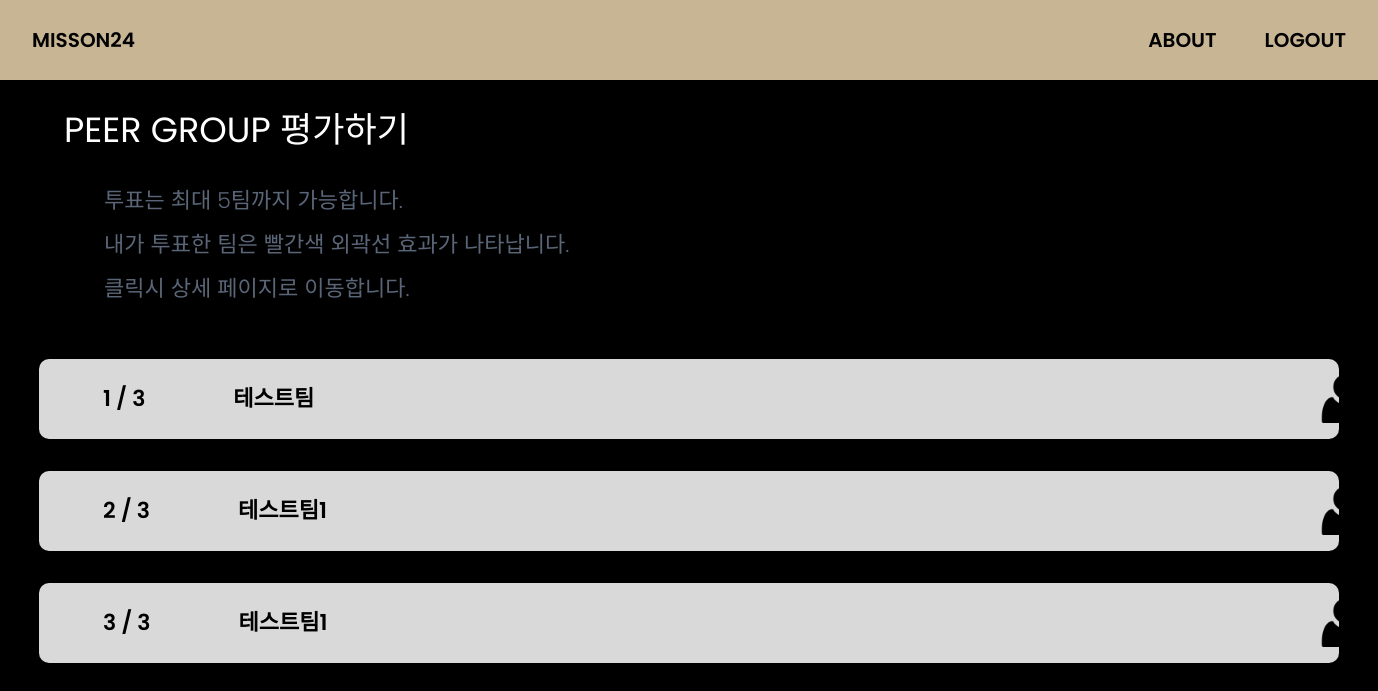
The page /assess/ on the database as committed earlier.
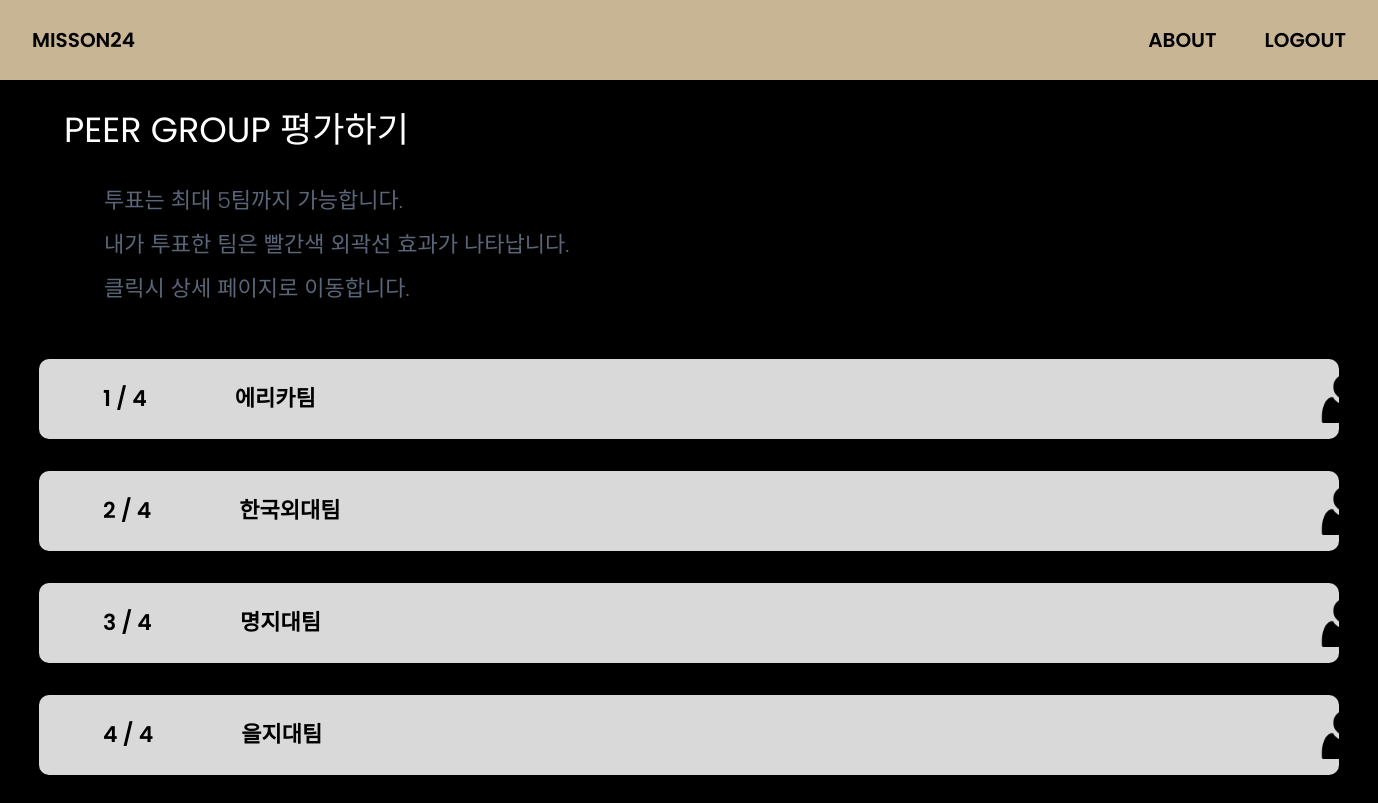
The same page on the database as committed later.
### users/models.py (models this page shows, shortened)
class PostResult(models.Model):
    user_id = models.ForeignKey(settings.AUTH_USER_MODEL, on_delete=models.SET_NULL, null=True, verbose_name='아이디')
    team_name = models.CharField(max_length=17, verbose_name="팀명", blank=True, null=True)
    team_members = models.CharField(max_length=30, verbose_name="팀원", blank=True, null=True)
    intro_text = models.CharField(max_length=100, verbose_name="한줄소개", blank=True, null=True)
    image1 = models.ImageField(upload_to='images/',verbose_name='이미지1', blank=True, null=True)
    imagesrc1 = models.CharField(max_length=40, verbose_name='이미지1 주소', blank=True, null=True)
    image2 = models.ImageField(upload_to='images/',verbose_name='이미지2', blank=True, null=True)
    imagesrc2 = models.CharField(max_length=40, verbose_name='이미지2 주소', blank=True, null=True)
    image3 = models.ImageField(upload_to='images/',verbose_name='이미지3', blank=True, null=True)
    imagesrc3 = models.CharField(max_length=40, verbose_name='이미지3 주소', blank=True, null=True)
    image4 = models.ImageField(upload_to='images/',verbose_name='이미지4', blank=True, null=True)
    imagesrc4 = models.CharField(max_length=40, verbose_name='이미지4 주소', blank=True, null=True)
    class Meta:
        db_table = 'PostResult'
        verbose_name = 'PostResult'
        verbose_name_plural = 'PostResult'

### users/views.py (the view)
# urls.py: path('assess/', views.peerGroup_view, name='assess'),
def peerGroup_view(request):
    listall = PostResult.objects.all()
    context = {
        'listall': listall,
        'num': len(listall)
    }
    return render(request, 'users/assess.html', context)

### templates/users/assess.html (shortened to what this page needs)
<!DOCTYPE html>
<html lang="ko">
{% load static %}
  <head>
    <link rel="stylesheet" href="{% static 'users/css/assess.css' %}" type="text/css" />
  </head>
  <body>
    <nav class="nav">
      <a href="/" class="nav__home">MISSON24</a>
      <div class="nav__sub">
        <a href="" class="nav__sub__about">ABOUT</a>
        <a href="/logout" class="nav__sub__login">LOGOUT</a>
      </div>
    </nav>
    <div class="upword">
        PEER GROUP 평가하기
    </div>
    <div class="middleword">
        투표는 최대 5팀까지 가능합니다. <br>
        내가 투표한 팀은 빨간색 외곽선 효과가 나타납니다. <br>
        클릭시 상세 페이지로 이동합니다.
    </div>
    <section>
        <div class="button-Div">
        {% for list in listall %}
            <a class="button-a">
                <div class="button-Div__button" onclick="location.href='./{{list.pk}}';">
                    <a class="forloopCount">{{forloop.counter}} / {{num}}</a>
                    <a class="teamName">{{list.team_name}}</a>
                        <img
                        class="iconHuman"
                        src="{% static 'users/img/iconHuman.png' %}"
                        alt="사람 아이콘"
                        />
                </div>
            </a>
        {% endfor %}
        </div>
    </section>
  </body>
</html>

### static/users/css/assess.css (style rules this page uses)
body { background-color: black; font-family: "Poppins", sans-serif; display: flex; flex-direction: column; }
.nav { display: flex; background-color: rgb(199, 181, 148); justify-content: space-between; align-items: center; height: 5rem; width: 100vw; font-size: 20px; }
.nav__home { margin-left: 2rem; margin-right: 3rem; }
.nav__sub { display: flex; margin-right: 2rem; }
.nav__sub__about { margin-right: 3rem; }
a { text-decoration: none; color: black; font-weight: 600; }
section { display: flex; height: 100%; flex-direction: column; align-items: center; }
.upword { color: rgb(255, 255, 255); font-size: 35px; margin-top: 2rem; margin-left: 4rem; }
.middleword { color: rgb(113, 128, 150, 0.8); font-size: 22px; font-weight: 300; margin-top: 2rem; margin-left: 6.5rem; line-height: 2; }
.forloopCount { margin-left: 4rem; }
.teamName { margin-left: 5.5rem; }
.iconHuman { position:absolute; left: 82.5rem; width: 3rem; }
.button-Div { display: flex; flex-direction: column; justify-content: center; align-items: center; margin-top: 1rem; margin-bottom: 2.4rem; text-align: center; }
.button-Div__button { display: flex; align-items: center; width: 1300px; height: 80px; border-radius: 10px; background-color: rgb(217, 217, 217); color: rgb(0, 0, 0); font-weight: 600; font-size: 22px; text-align: center; }
.button-a { margin-bottom: 2rem; }

Rows that differ between the two databases and show on the page:
removed PostResult: num "3", team_name "테스트팀"
removed PostResult: num "3", team_name "테스트팀1"
removed PostResult: user_id "3", team_name "테스트팀1"
added PostResult: num "4", team_name "에리카팀"
added PostResult: user_id "4", team_name "한국외대팀"
added PostResult: num "4", team_name "명지대팀"
added PostResult: num "4", team_name "을지대팀"
